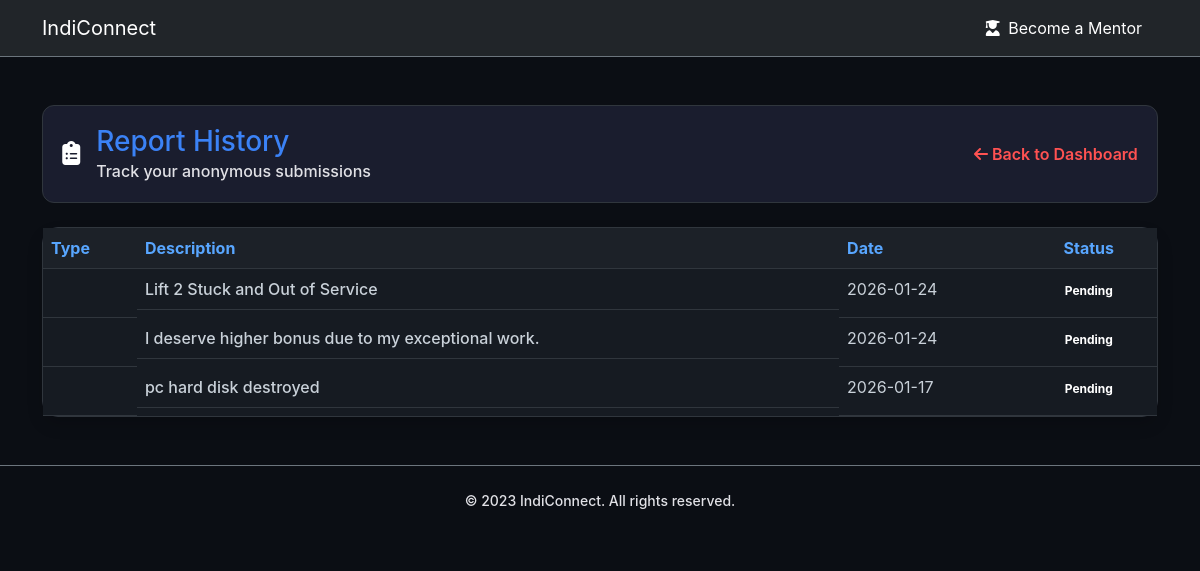
The page /feedback/status (signed in) on the database its author committed.
### app/models.py (models this page shows)
class FeedbackReport(db.Model):
    id = db.Column(db.Integer, primary_key=True)
    category = db.Column(db.String(50))
    location_details = db.Column(db.String(100))
    description = db.Column(db.String(500))
    severity = db.Column(db.String(20))
    status = db.Column(db.String(20), default='New Report')
    resolution_details = db.Column(db.String(500))
    timestamp = db.Column(db.DateTime, index=True, default=datetime.utcnow)
    user_id = db.Column(db.Integer, db.ForeignKey('worker.id'), nullable=False)

### app/feedback/views.py (the view)
@bp.route('/status')
@login_required
def status():
    recent_reports = FeedbackReport.query.order_by(FeedbackReport.timestamp.desc()).limit(10).all()
    return render_template('feedback/status.html', title='Report Status', reports=recent_reports)

### app/__init__.py (called while the page is built)
def create_app(config_class=Config):
    app = Flask(__name__)
    app.config.from_object(config_class)
    migrate = Migrate(app,db)
    db.init_app(app)
    migrate.init_app(app, db)
    login.init_app(app)
    bcrypt.init_app(app)
    from app.models import Worker
    @login.user_loader
    def load_user(id):
        return Worker.query.get(int(id))
    from app.auth import bp as auth_bp
    app.register_blueprint(auth_bp, url_prefix='/auth')
    from app.main import bp as main_bp
    app.register_blueprint(main_bp)
    from app.mentor import bp as mentor_bp
    app.register_blueprint(mentor_bp)
    from app.resource import bp as resource_bp
    app.register_blueprint(resource_bp)
    from app.feedback import bp as feedback_bp
    app.register_blueprint(feedback_bp)
    with app.app_context():
        from app import models
    return app

### app/templates/feedback/status.html (shortened to what this page needs)
{% extends "base.html" %}
{% block content %}
<div class="container mt-5">
    <div class="header-bar mb-4">
        <div class="d-flex align-items-center">
            <div class="status-icon status-feedback me-3" style="font-size: 1.5rem;">
                <i class="fas fa-clipboard-list"></i>
            </div>
            <div>
                <h3 class="mb-0" style="color: var(--primary-blue);">Report History</h3>
                <p class="text-muted mb-0">Track your anonymous submissions</p>
            </div>
        </div>
        <a href="{{ url_for('main.dashboard') }}" class="logout-btn">
            <i class="fas fa-arrow-left"></i> Back to Dashboard
        </a>
    </div>
    <div class="card shadow">
        <div class="card-body p-0">
            <div class="table-responsive">
                <table class="table table-dark-custom mb-0">
                    <thead>
                        <tr>
                            <th>Type</th>
                            <th>Description</th>
                            <th>Date</th>
                            <th class="text-center">Status</th>
                        </tr>
                    </thead>
                    <tbody>
                        {% for report in reports %}
                        <tr>
                            <td><strong>{{ report.report_type | capitalize }}</strong></td>
                            <td class="text-muted">{{ report.description | truncate(50) }}</td>
                            <td>{{ report.timestamp.strftime('%Y-%m-%d') }}</td>
                            <td class="text-center">
                                {% if report.status == 'Resolved' %}
                                    <span class="badge badge-success-custom">Resolved</span>
                                {% elif report.status == 'In Progress' %}
                                    <span class="badge badge-warning-custom">In Progress</span>
                                {% else %}
                                    <span class="badge badge-pending-custom">Pending</span>
                                {% endif %}
                            </td>
                        </tr>
                        {% endfor %}
                    </tbody>
                </table>
            </div>
        </div>
    </div>
</div>
{% endblock %}

### app/templates/base.html (shortened to what this page needs)
<!DOCTYPE html>
<html lang="en">
<head>
    <link href="https://cdn.jsdelivr.net/npm/bootstrap@5.3.2/dist/css/bootstrap.min.css" rel="stylesheet">
    <link rel="stylesheet" href="{{ url_for('static', filename='css/main.css') }}">
    <link rel="stylesheet" href="https://cdnjs.cloudflare.com/ajax/libs/font-awesome/6.4.2/css/all.min.css">
    </head>
<body>
    <div class="app-container">
        <nav class="navbar navbar-expand-lg navbar-dark bg-dark border-bottom border-secondary">
            <div class="container">
                <a class="navbar-brand app-name-color" href="/">IndiConnect</a>
                <div class="navbar-nav ms-auto">
                    <a class="nav-link btn btn-outline-primary btn-sm px-3 text-white"
                       href="{{ url_for('auth.mentor_register') }}">
                        <i class="fas fa-user-graduate me-1"></i> Become a Mentor
                    </a>
                </div>
            </div>
        </nav>
        <main>
            {% block content %}{% endblock %}
        </main>
        <footer class="mt-5">
            <div class="footer text-center py-4 border-top border-secondary">
                <p class="text-muted small">&copy; 2023 IndiConnect. All rights reserved.</p>
            </div>
        </footer>
    </div>
</body>
</html>

### app/static/css/main.css (style rules this page uses)
:root { --bg-dark: #0f111a; --bg-surface: #1a1d2e; --bg-elevated: #252945; --primary-blue: #3b82f6; --secondary-green: #4ade80; --accent-red: #ff5252; --text-main: #ffffff; --text-muted: #9494b8; --border-color: #30363d; --shadow: 0 10px 30px rgba(0, 0, 0, 0.5); }
body, html { background-color: #0b0e14 !important; color: #ffffff !important; font-family: 'Inter', 'Segoe UI', sans-serif; margin: 0; min-height: 100vh; }
.card, .login-card, .locator-filter-container, .profile-setup-card, .bg-white, div[style*="background-color: white"] { background-color: var(--bg-surface) !important; border: 1px solid var(--border-color) !important; color: var(--text-main) !important; border-radius: 16px !important; }
.form-label, label, .form-check-label, .text-muted, p.text-muted { color: #e1e1e6 !important; font-weight: 500 !important; margin-bottom: 0.5rem; display: block; opacity: 1 !important; }
.header-bar { background: var(--bg-surface); border: 1px solid var(--border-color); border-radius: 12px; padding: 1.2rem; display: flex; justify-content: space-between; align-items: center; margin-bottom: 2rem; }
.logout-btn { color: var(--accent-red) !important; text-decoration: none; font-weight: 600; }
.table { --bs-table-bg: transparent !important; --bs-table-color: #ffffff !important; background-color: #161b22 !important; border-color: #30363d !important; }
.table th { color: #58a6ff !important; background-color: #1c2128 !important; }
.table td { color: #c9d1d9 !important; }

### rows shown on the page
FeedbackReport: description "Lift 2 Stuck and Out of Service", timestamp "2026-01-24", status "Pending"
FeedbackReport: description "I deserve higher bonus due to my exceptional work.", timestamp "2026-01-24", status "Pending"
FeedbackReport: description "pc hard disk destroyed", timestamp "2026-01-17", status "Pending"
